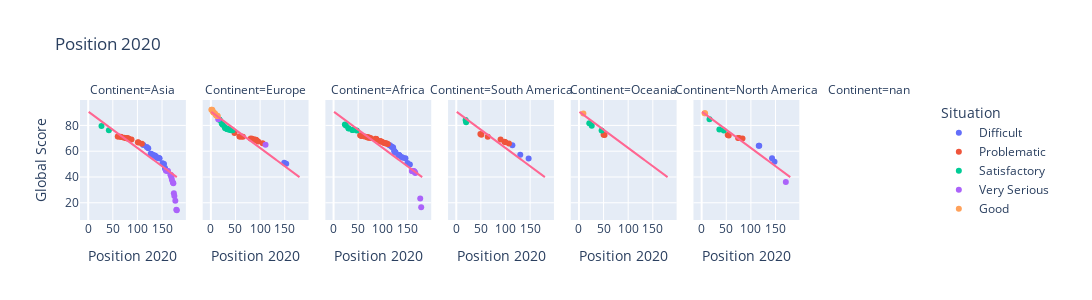
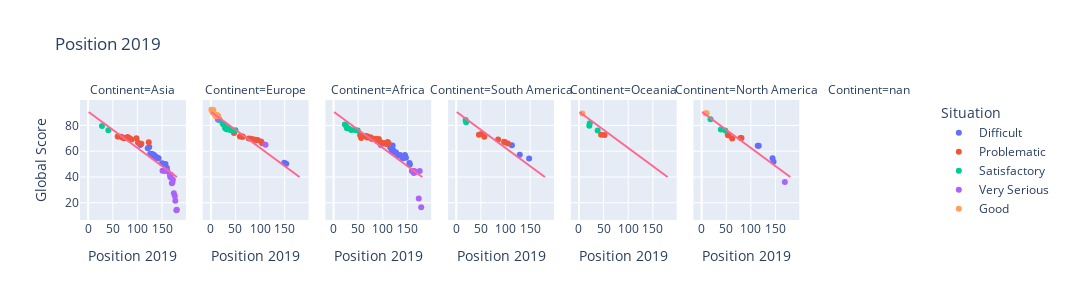
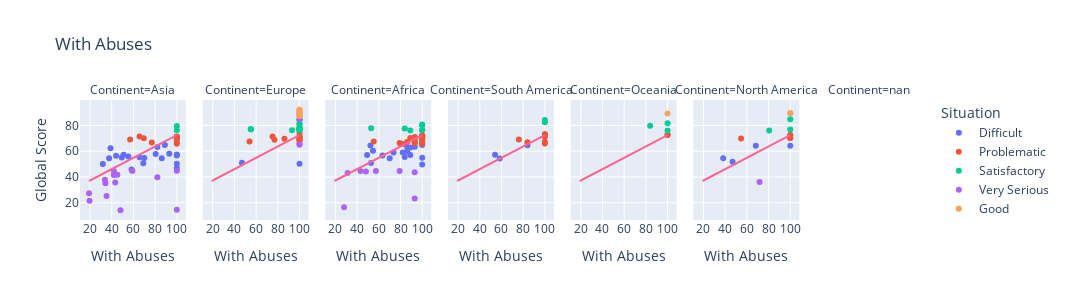
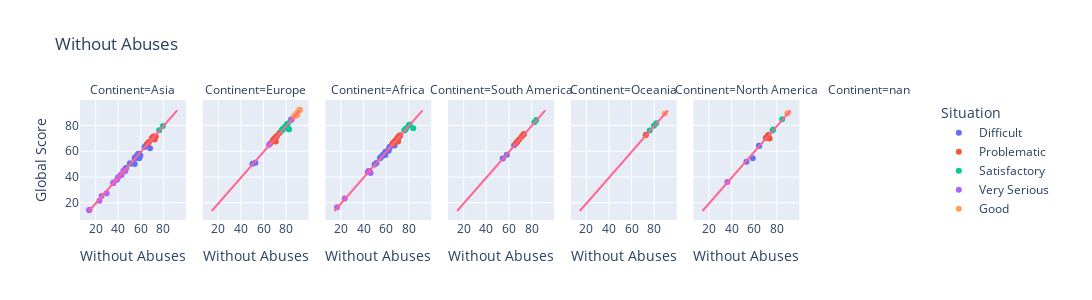

Notebook source saved alongside these figures, in order:
### Code cell
cols = list(df_2020.describe().columns) #Get numerical columns
cols.remove('Global Score')
for col in cols:
    fig = px.scatter(df_2020, x = col, y = 'Global Score', color='Situation', facet_col='Continent', trendline="ols", trendline_scope="overall", hover_name = df_2020.Country, height=300, width=1100, title=col)
    fig.show()
